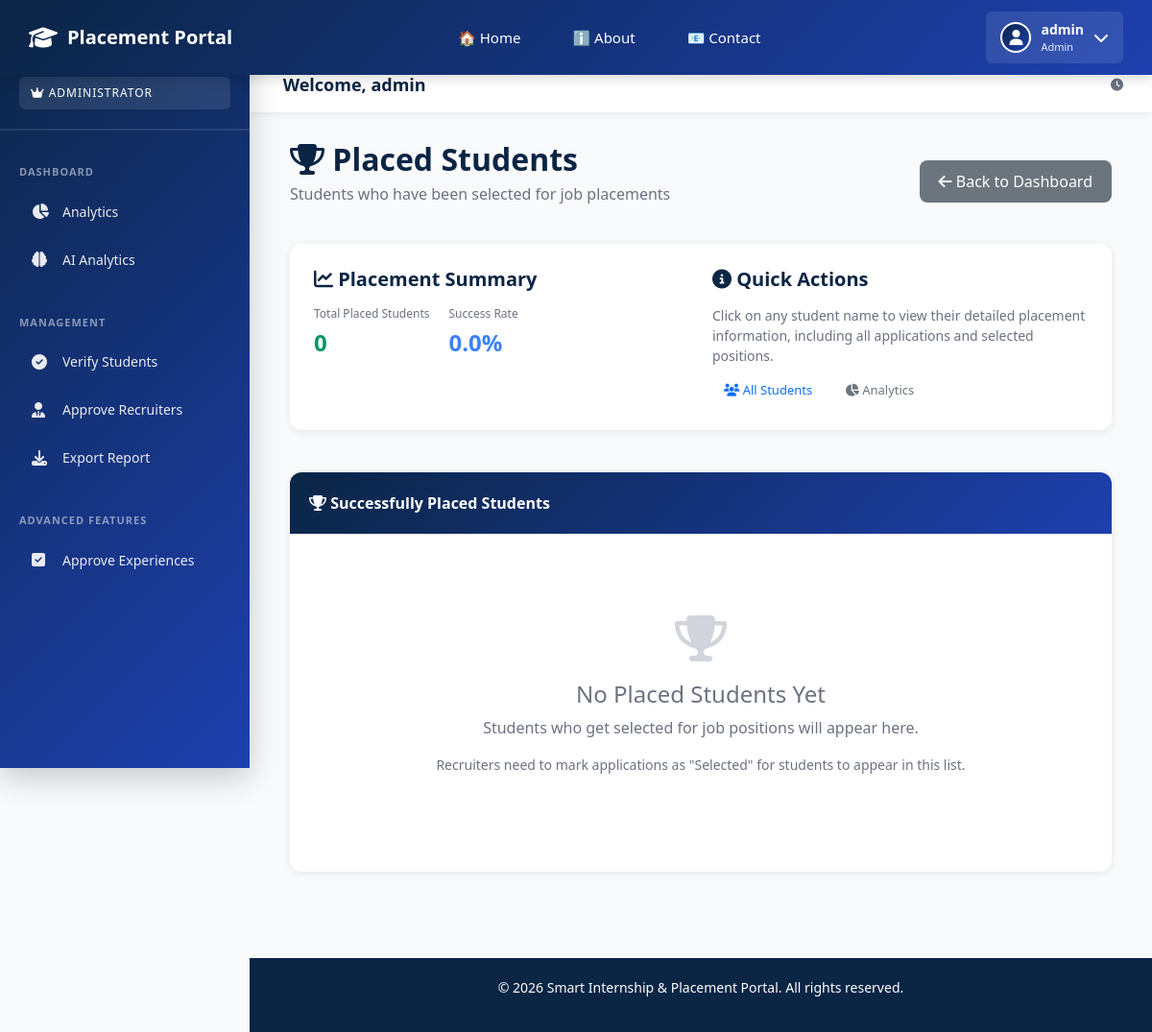
/tpo/placed-students/ (signed in), run on an earlier commit of the app's database.
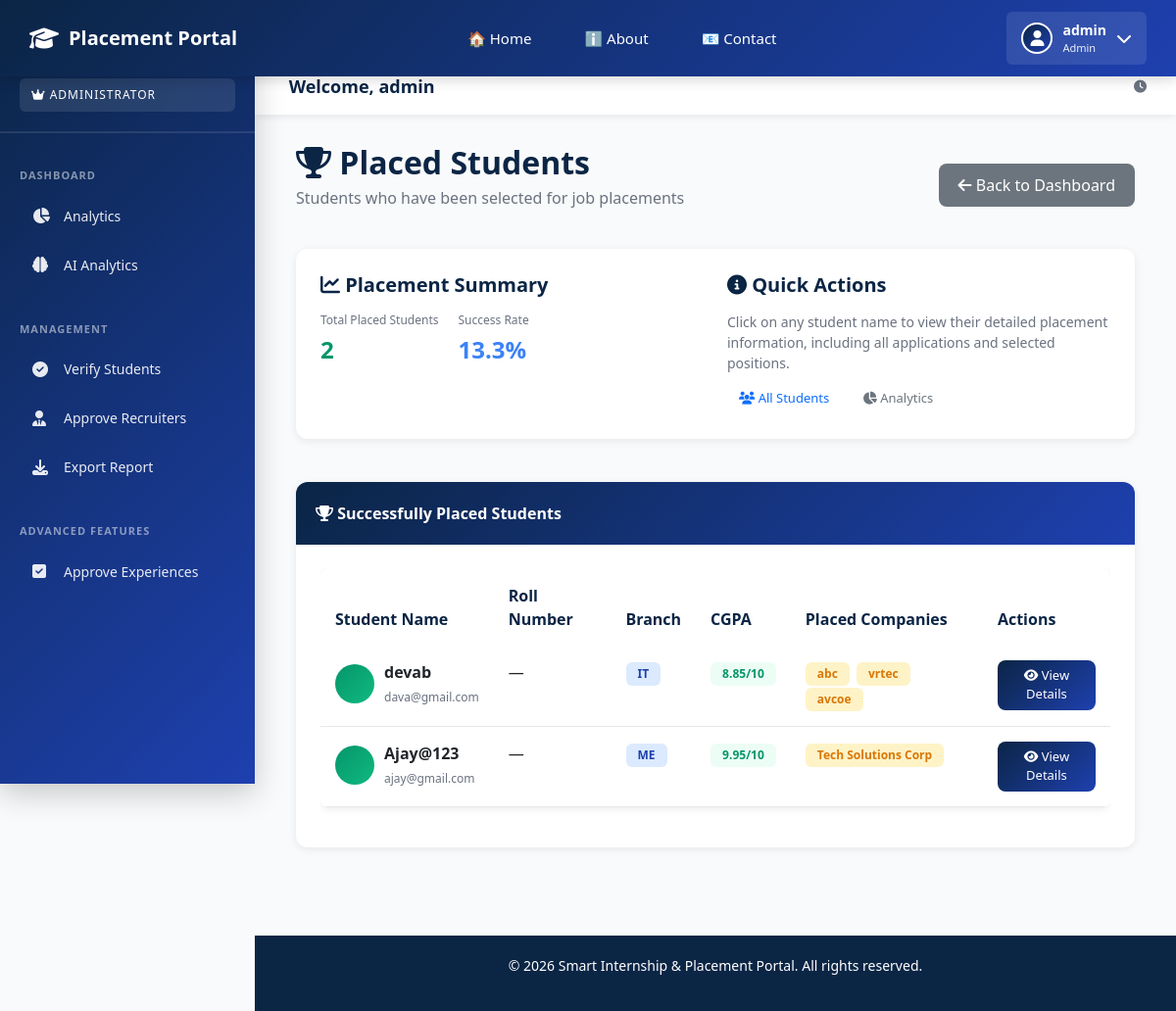
And on a later commit of the database.
### accounts/models.py (models this page shows, shortened)
class StudentProfile(models.Model):
    user = models.OneToOneField(CustomUser, on_delete=models.CASCADE, related_name='student_profile')
    roll_no = models.CharField(max_length=30, unique=True, null=True, blank=True)
    branch = models.CharField(max_length=100, blank=True)
    tenth_percent = models.DecimalField(max_digits=5, decimal_places=2, null=True, blank=True)
    twelfth_percent = models.DecimalField(max_digits=5, decimal_places=2, null=True, blank=True)
    cgpa = models.DecimalField(max_digits=4, decimal_places=2, null=True, blank=True)
    active_backlogs = models.IntegerField(default=0)
    skills = models.TextField(blank=True, help_text="Comma separated skills")
    resume = models.FileField(upload_to='resumes/', null=True, blank=True)
    profile_photo = models.ImageField(upload_to='profile_photos/', null=True, blank=True, help_text="Your profile photo")
    portfolio_url = models.URLField(blank=True, help_text="Portfolio or LinkedIn URL")
    cover_letter_template = models.TextField(blank=True)
    is_verified = models.BooleanField(default=False)
    is_blacklisted = models.BooleanField(default=False, help_text="Blacklisted by TPO - cannot apply")
    blacklist_reason = models.TextField(blank=True)
    verified_by = models.ForeignKey(CustomUser, null=True, blank=True, on_delete=models.SET_NULL,
                                    related_name='verified_students', limit_choices_to={'role_type': 'TPO'})
    verified_at = models.DateTimeField(null=True, blank=True)
    email_verified = models.BooleanField(default=False)
    phone_verified = models.BooleanField(default=False)
    phone_number = models.CharField(max_length=20, blank=True)
    created_at = models.DateTimeField(null=True, blank=True)
    updated_at = models.DateTimeField(auto_now=True)
    credit_score = models.IntegerField(
        default=100,
        help_text="Placement Credit Score: 0-100. Starts at 100. Decreases with penalties."
    )
    is_blocked = models.BooleanField(
        default=False,
        help_text="Blocked from applying due to low PCS (< 50)"
    )
    blocked_until = models.DateTimeField(
        null=True,
        blank=True,
        help_text="Cooling period end date (15 days)"
    )
    block_reason = models.CharField(
        max_length=500,
        blank=True,
        help_text="Reason for blocking (shows to student)"
    )
    pcs_history = models.TextField(
        blank=True,
        help_text="JSON history of all PCS changes"
    )
    PCS_THRESHOLDS = {
        'CRITICAL': 50,      # Block if below this
        'WARNING': 70,       # Show warning
        'GOOD': 85,          # Good standing
        'EXCELLENT': 95      # Excellent
    }
    PCS_PENALTIES = {
        'missed_interview': 20,
        'rejected_offer': 50,
        'ghosted_interview': 15,
        'rejected_after_accepted': 40
    }
    COOLING_PERIOD_DAYS = 15

class CustomUser(AbstractUser):
    STUDENT = 'STUDENT'
    RECRUITER = 'RECRUITER'
    TPO = 'TPO'
    ROLE_CHOICES = [
        (STUDENT, 'Student'),
        (RECRUITER, 'Recruiter'),
        (TPO, 'TPO'),
    ]
    role_type = models.CharField(max_length=20, choices=ROLE_CHOICES, default=STUDENT)
    @property
    def is_student(self):
        return self.role_type == self.STUDENT
    @property
    def is_recruiter(self):
        return self.role_type == self.RECRUITER
    @property
    def is_tpo(self):
        return self.role_type == self.TPO or self.is_superuser

### accounts/views.py (the view)
# urls.py: path('tpo/placed-students/', views.placed_students_list, name='placed_students_list'),
@tpo_only
def placed_students_list(request):
    from jobs.models import Application
    placed_student_ids = Application.objects.filter(
        status='Selected'
    ).values_list('student_id', flat=True).distinct()
    placed_students = StudentProfile.objects.select_related('user').filter(
        user_id__in=placed_student_ids
    ).order_by('user__first_name')
    total_placed = placed_students.count()
    verified_students = StudentProfile.objects.filter(is_verified=True).count()
    success_rate = 0
    if verified_students > 0:
        success_rate = (total_placed / verified_students) * 100
    for student_profile in placed_students:
        placed_companies = Application.objects.filter(
            student=student_profile.user,
            status='Selected'
        ).values_list('job__company', flat=True).distinct()
        student_profile.placed_companies = list(placed_companies)
    context = {
        'placed_students': placed_students,
        'total_placed': total_placed,
        'verified_students': verified_students,
        'success_rate': success_rate
    }
    return render(request, 'accounts/placed_students_list.html', context)

### templates/accounts/placed_students_list.html (shortened to what the changed rows need)
{% extends 'base.html' %}
{% load static %}
{% block content %}
<div class="container-fluid">
    <div class="row mb-4">
        <div class="col-12">
            <div style="display: flex; justify-content: space-between; align-items: center;">
                <div>
                    <h2 style="font-weight: 700; color: #0b2545; margin: 0;">
                        <i class="fas fa-trophy"></i> Placed Students
                    </h2>
                </div>
            </div>
        </div>
    </div>
    <div class="row mb-4">
        <div class="col-md-12">
            <div class="card">
                <div class="card-body">
                    <div class="row">
                        <div class="col-md-6">
                            <div style="display: flex; gap: 20px; margin-top: 15px;">
                                <div>
                                    <p style="font-size: 12px; color: #6b7280; margin-bottom: 3px;">Total Placed Students</p>
                                    <p style="font-size: 24px; font-weight: 700; color: #059669; margin: 0;">{{ total_placed }}</p>
                                </div>
                                <div>
                                    <p style="font-size: 12px; color: #6b7280; margin-bottom: 3px;">Success Rate</p>
                                    <p style="font-size: 24px; font-weight: 700; color: #3b82f6; margin: 0;">
                                        {{ success_rate|floatformat:1 }}%
                                    </p>
                                </div>
                            </div>
                        </div>
                    </div>
                </div>
            </div>
        </div>
    </div>
    <div class="row">
        <div class="col-12">
            <div class="card">
                <div class="card-body">
                    {% if placed_students %}
                        <div class="table-responsive">
                            <table class="table table-hover">
                                <thead>
                                    <tr>
                                        <th>Student Name</th>
                                        <th>Roll Number</th>
                                        <th>Branch</th>
                                        <th>CGPA</th>
                                        <th>Placed Companies</th>
                                        <th>Actions</th>
                                    </tr>
                                </thead>
                                <tbody>
                                    {% for student_profile in placed_students %}
                                        <tr>
                                            <td>
                                                <div style="display: flex; align-items: center; gap: 10px;">
                                                    <div style="width: 40px; height: 40px; border-radius: 50%; background: linear-gradient(135deg, #059669 0%, #10b981 100%); display: flex; align-items: center; justify-content: center; color: white; font-weight: 600;">
                                                    </div>
                                                    <div>
                                                        <strong>{{ student_profile.user.first_name|default:student_profile.user.username }} {{ student_profile.user.last_name }}</strong><br>
                                                        <span style="font-size: 12px; color: #6b7280;">{{ student_profile.user.email }}</span>
                                                    </div>
                                                </div>
                                            </td>
                                            <td>{{ student_profile.roll_number|default:"—" }}</td>
                                            <td>
                                                <span class="badge" style="background: #dbeafe; color: #1e40af;">
                                                    {{ student_profile.branch|default:"—" }}
                                                </span>
                                            </td>
                                            <td>
                                                {% if student_profile.cgpa %}
                                                    <span class="badge" style="background: #ecfdf5; color: #059669;">
                                                        {{ student_profile.cgpa }}/10
                                                    </span>
                                                {% else %}
                                                    <span class="text-muted">—</span>
                                                {% endif %}
                                            </td>
                                            <td>
                                                {% for company in student_profile.placed_companies %}
                                                    <span class="badge" style="background: #fef3c7; color: #d97706; margin-right: 3px;">
                                                        {{ company }}
                                                    </span>
                                                {% empty %}
                                                    <span class="text-muted">—</span>
                                                {% endfor %}
                                            </td>
                                            <td>
                                                <a href="{% url 'student_placement_details' student_profile.user.id %}" class="btn btn-sm btn-primary">
                                                    <i class="fas fa-eye"></i> View Details
                                                </a>
                                            </td>
                                        </tr>
                                    {% endfor %}
                                </tbody>
                            </table>
                        </div>
                    {% else %}
                        <div style="text-align: center; padding: 60px; color: #6b7280;">
                            <i class="fas fa-trophy" style="font-size: 48px; color: #d1d5db; margin-bottom: 20px; display: block;"></i>
                            <h4>No Placed Students Yet</h4>
                            <p>Students who get selected for job positions will appear here.</p>
                            <p style="font-size: 14px; margin-top: 10px;">
                                Recruiters need to mark applications as "Selected" for students to appear in this list.
                            </p>
                        </div>
                    {% endif %}
                </div>
            </div>
        </div>
    </div>
</div>
{% endblock %}

What changed in the data, as far as the page shows it:
now on this page (row unchanged): StudentProfile: user.first_name "devab", user.email "dava@gmail.com", roll_number "—", branch "IT", cgpa "8.85", placed_companies "abc" "vrtec" "avcoe"
added StudentProfile: user.first_name "Ajay@123", user.email "ajay@gmail.com", roll_number "—", branch "ME", cgpa "9.95", placed_companies "Tech Solutions Corp"
Also different on the page:
{{ total_placed }}: "0" → "2"
{{ success_rate|floatformat:1 }}: "0.0" → "13.3"
text no longer shown: "No Placed Students Yet Students who get selected for job positions will appear here. Recruiters need to mark applications as \"Selected\" for students to appear in this list."
text now shown: "Student Name Roll Number Branch CGPA Placed Companies Actions"
